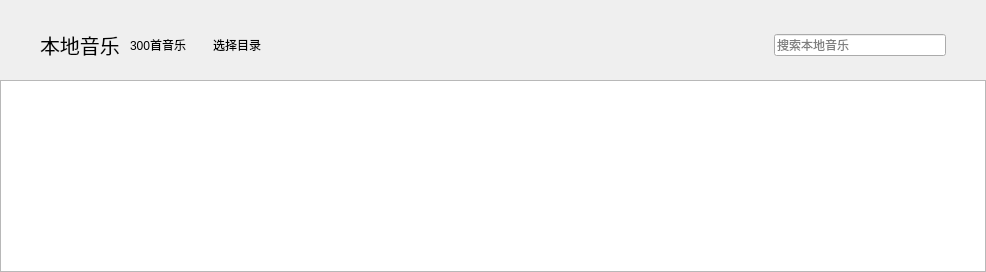
         <widget class="QWidget" name="local_music_page">
          <layout class="QGridLayout" name="gridLayout_8">
           <property name="leftMargin">
            <number>0</number>
           </property>
           <property name="topMargin">
            <number>0</number>
           </property>
           <property name="rightMargin">
            <number>0</number>
           </property>
           <property name="bottomMargin">
            <number>0</number>
           </property>
           <property name="spacing">
            <number>0</number>
           </property>
           <item row="0" column="0">
            <widget class="QWidget" name="widget" native="true">
             <layout class="QHBoxLayout" name="horizontalLayout_3">
              <property name="spacing">
               <number>10</number>
              </property>
              <property name="leftMargin">
               <number>0</number>
              </property>
              <property name="topMargin">
               <number>30</number>
              </property>
              <property name="rightMargin">
               <number>0</number>
              </property>
              <property name="bottomMargin">
               <number>20</number>
              </property>
              <item>
               <spacer name="horizontalSpacer_23">
                <property name="orientation">
                 <enum>Qt::Horizontal</enum>
                </property>
                <property name="sizeType">
                 <enum>QSizePolicy::Fixed</enum>
                </property>
                <property name="sizeHint" stdset="0">
                 <size>
                  <width>40</width>
                  <height>20</height>
                 </size>
                </property>
               </spacer>
              </item>
              <item>
               <widget class="QLabel" name="label">
                <property name="font">
                 <font>
                  <family>宋体</family>
                  <pointsize>15</pointsize>
                  <weight>50</weight>
                  <italic>false</italic>
                  <bold>false</bold>
                  <underline>false</underline>
                  <strikeout>false</strikeout>
                 </font>
                </property>
                <property name="text">
                 <string>本地音乐</string>
                </property>
               </widget>
              </item>
              <item>
               <widget class="QLabel" name="label_2">
                <property name="text">
                 <string>300首音乐</string>
                </property>
               </widget>
              </item>
              <item>
               <widget class="QPushButton" name="btn_choose_dir">
                <property name="cursor">
                 <cursorShape>PointingHandCursor</cursorShape>
                </property>
                <property name="text">
                 <string>选择目录</string>
                </property>
                <property name="flat">
                 <bool>true</bool>
                </property>
               </widget>
              </item>
              <item>
               <spacer name="horizontalSpacer_24">
                <property name="orientation">
                 <enum>Qt::Horizontal</enum>
                </property>
                <property name="sizeType">
                 <enum>QSizePolicy::Fixed</enum>
                </property>
                <property name="sizeHint" stdset="0">
                 <size>
                  <width>40</width>
                  <height>20</height>
                 </size>
                </property>
               </spacer>
              </item>
              <item>
               <widget class="QLabel" name="label_search_state">
                <property name="text">
                 <string/>
                </property>
               </widget>
              </item>
              <item>
               <spacer name="horizontalSpacer_21">
                <property name="orientation">
                 <enum>Qt::Horizontal</enum>
                </property>
                <property name="sizeHint" stdset="0">
                 <size>
                  <width>430</width>
                  <height>20</height>
                 </size>
                </property>
               </spacer>
              </item>
              <item>
               <widget class="QLineEdit" name="le_search_local_music">
                <property name="sizePolicy">
                 <sizepolicy hsizetype="Fixed" vsizetype="Fixed">
                  <horstretch>0</horstretch>
                  <verstretch>0</verstretch>
                 </sizepolicy>
                </property>
                <property name="minimumSize">
                 <size>
                  <width>172</width>
                  <height>0</height>
                 </size>
                </property>
                <property name="maximumSize">
                 <size>
                  <width>172</width>
                  <height>16777215</height>
                 </size>
                </property>
                <property name="placeholderText">
                 <string>搜索本地音乐</string>
                </property>
               </widget>
              </item>
              <item>
               <spacer name="horizontalSpacer_22">
                <property name="orientation">
                 <enum>Qt::Horizontal</enum>
                </property>
                <property name="sizeType">
                 <enum>QSizePolicy::Fixed</enum>
                </property>
                <property name="sizeHint" stdset="0">
                 <size>
                  <width>40</width>
                  <height>20</height>
                 </size>
                </property>
               </spacer>
              </item>
             </layout>
            </widget>
           </item>
           <item row="1" column="0">
            <widget class="TableWidget" name="tb_local_music">
             <property name="font">
              <font>
               <pointsize>10</pointsize>
               <weight>50</weight>
               <bold>false</bold>
              </font>
             </property>
             <property name="editTriggers">
              <set>QAbstractItemView::NoEditTriggers</set>
             </property>
            </widget>
           </item>
          </layout>
         </widget>
